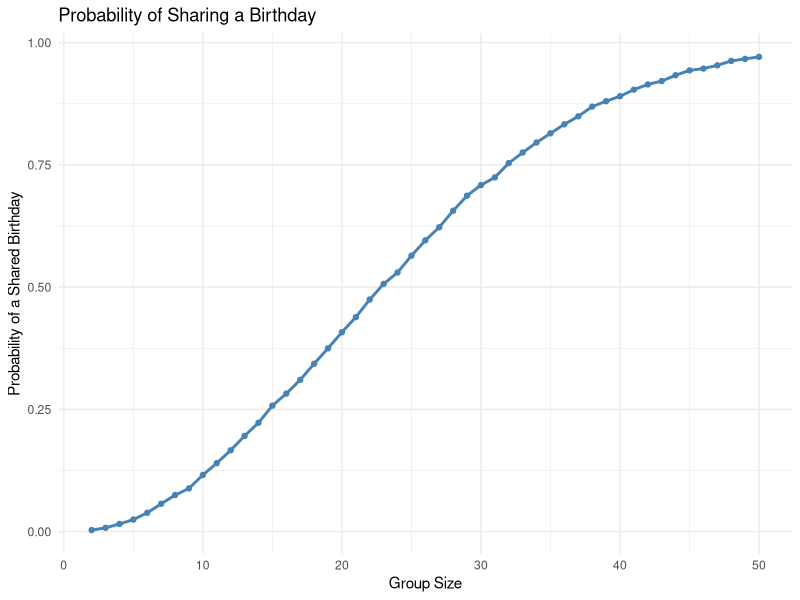

Here is the R script that generated this plot:
## ---- chunk 1
library(tidyverse)

knitr::opts_chunk$set(
  echo = TRUE,
  warning = FALSE,
  message = FALSE
)
## ---- chunk 2
birthday_sim = function(n) {
  birthdays = sample(1:365, size = n, replace = TRUE)
  any(duplicated(birthdays))
}

set.seed(123)

birthday_results = tibble(
  group_size = 2:50
) |>
  mutate(
    probability = map_dbl(
      group_size,
      ~ mean(replicate(10000, birthday_sim(.x)))
    )
  )

birthday_results

birthday_results |>
  ggplot(aes(x = group_size, y = probability)) +
  geom_line(color = "steelblue", linewidth = 1) +
  geom_point(color = "steelblue", size = 1.5) +
  labs(
    title = "Probability of Sharing a Birthday",
    x = "Group Size",
    y = "Probability of a Shared Birthday"
  ) +
  theme_minimal()
